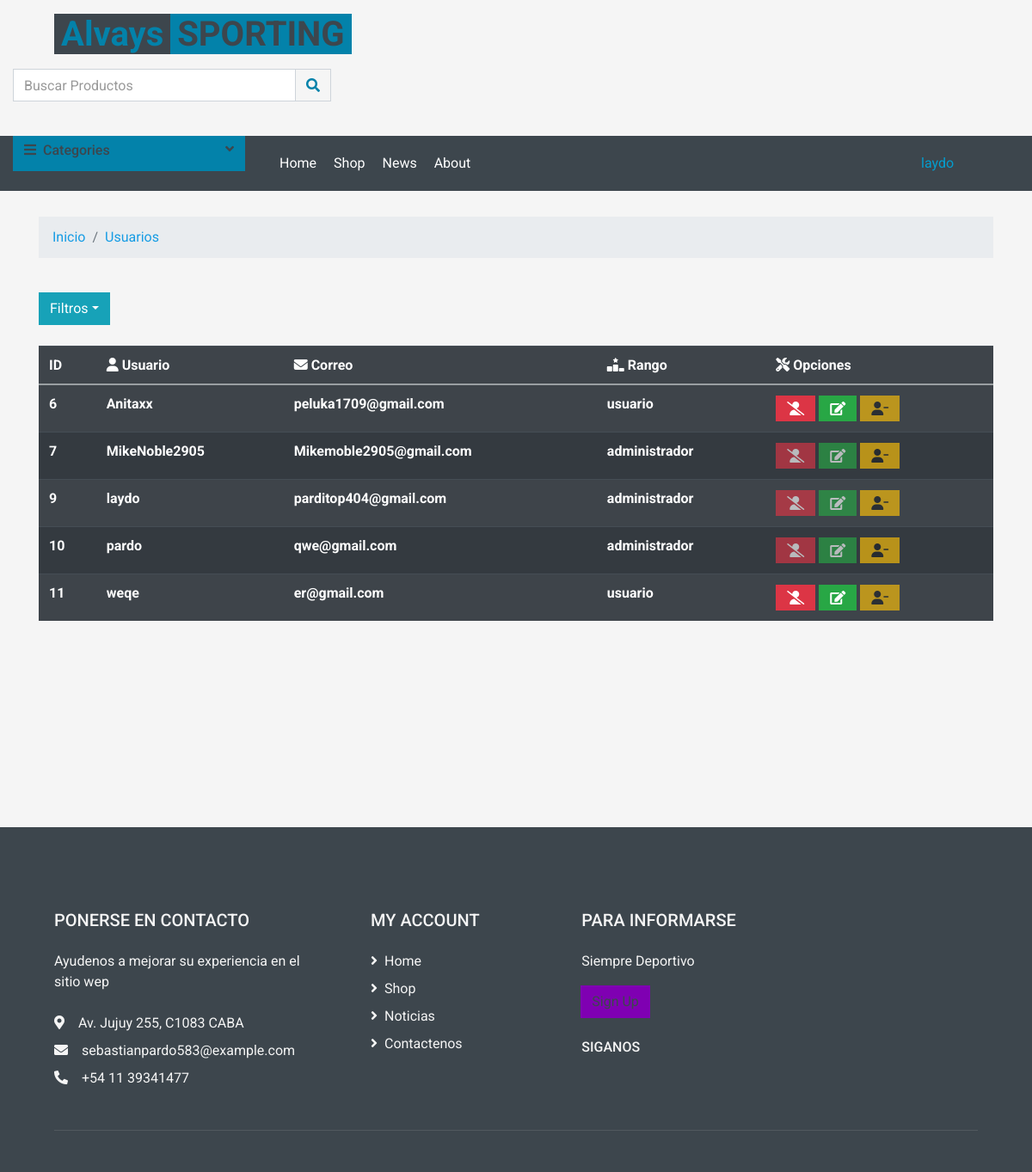
The page /lista_usu.php (signed in) on the database its author committed.
### tables this page shows
CREATE TABLE `usuarios` (
  `id` int(11) UNSIGNED NOT NULL,
  `user_name` varchar(50) NOT NULL,
  `contra` varchar(100) NOT NULL,
  `email` varchar(50) NOT NULL,
  `rol` int(11) NOT NULL
);

CREATE TABLE `roles` (
  `id_rol` int(11) UNSIGNED NOT NULL,
  `rol` varchar(50) NOT NULL
);

### lista_usu.php (called while the page is built, shortened)
<?php
require_once "includes/config.php";
$sql= "SELECT * FROM usuarios INNER JOIN roles ON usuarios.rol = roles.id_rol";
$res = mysqli_query($conn, $sql);
$list_usser = mysqli_fetch_all($res, MYSQLI_ASSOC);
require_once "views/layout.php";

### views/lista_usu.php (the view, shortened to what this page needs)
<div class="container">
    <nav aria-label="breadcrumb">
        <ol class="breadcrumb">
            <li class="breadcrumb-item"><a href="index.php" class="link-info" style="text-decoration: none;">Inicio</a></li>
            <li class="breadcrumb-item active" aria-current="page"><a class="link-dark" style="text-decoration: none;">Usuarios</a></li>
        </ol>
    </nav>
</div>
<div class="container">
    <button type="button" class="btn btn-info dropdown-toggle" data-toggle="dropdown" > Filtros<span class="caret"></span></button>&nbsp;&nbsp;
</div>
<div class="container">
    <table class="table table-dark table-striped">
        <tr>
            <th>ID</th>
            <th><i class="fa-solid fa-user"></i> Usuario</th>
            <th><i class="fa-solid fa-envelope"></i> Correo</th>
            <th><i class="fa-solid fa-ranking-star"></i> Rango</th>
            <th><i class="fa-solid fa-screwdriver-wrench" ></i> Opciones</th>
        </tr>
        <tbody>
            <?php foreach ($list_usser as $usser) {
                if ($_SESSION['usuario']['rol'] > 1) {
            ?>
                    <tr>
                        <th><?php echo $usser['id']; ?></th>
                        <th><?php echo $usser['user_name']; ?></th>
                        <th><?php echo $usser['email']; ?></th>
                        <th><?php echo $usser['rol']; ?></th>
                        <td>
                            <a class="btn btn-danger <?php echo $usser['rol'] == "administrador" ? 'disabled' : '' ?>" href="listas_opciones_usu.php?id=<?php echo $usser['id'] ?>" data-toggle="tooltip" data-placement="top" title="Eliminar"><i class="fa-solid fa-user-slash" ></i></a>
                            <a class="btn btn-success <?php echo $usser['rol'] == "moderador" ? 'disabled' : '' ?><?php echo $usser['rol'] == "administrador" ? 'disabled' : '' ?>" href="listas_opciones_usu.php?mod=<?php echo $usser['id'] ?>" data-toggle="tooltip" data-placement="top" title="Asender"><i class="fas fa-edit" ></i></a>
                            <a class="btn btn-warning <?php echo $usser['rol'] == "administrador" ? 'disabled' : '' ?><?php echo $usser['rol'] == "usuario" ? 'disabled' : '' ?>" href="listas_opciones_usu.php?id_reset=<?php echo $usser['id'] ?>" data-toggle="tooltip" data-placement="top" title="Desender"><i class="fa-solid fa-user-minus"></i></a>
                        </td>
                <?php }
            } ?>
                    </tr>
        </tbody>
    </table>
</div>

### rows shown on the page
usuarios: id "6", user_name "Anitaxx", email "peluka1709@gmail.com", roles.rol "usuario"
usuarios: id "7", user_name "MikeNoble2905", email "Mikemoble2905@gmail.com", roles.rol "administrador"
usuarios: id "9", user_name "laydo", email "parditop404@gmail.com", roles.rol "administrador"
usuarios: id "10", user_name "pardo", email "qwe@gmail.com", roles.rol "administrador"
usuarios: id "11", user_name "weqe", email "er@gmail.com", roles.rol "usuario"

### other values the page prints
$_SESSION['usuario']['user_name'] "laydo"
